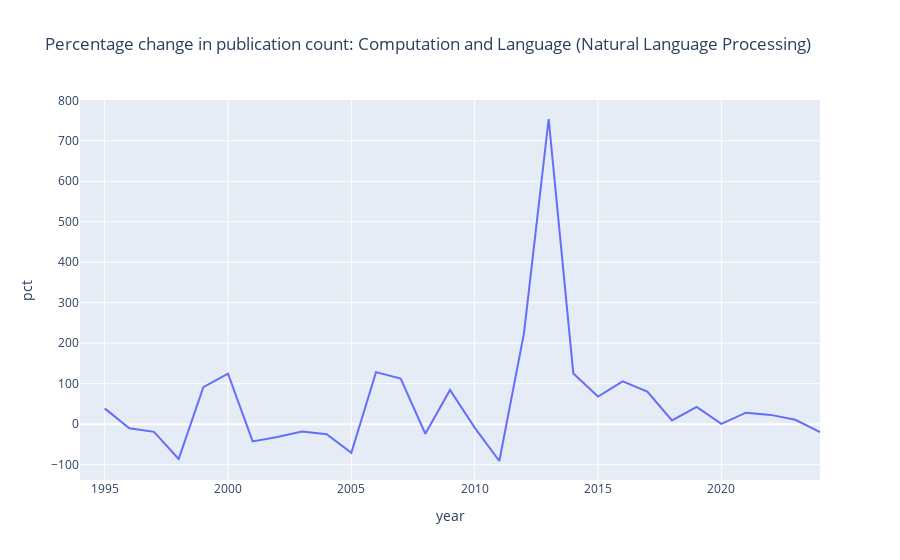

Here is the notebook cell this chart was saved with:
### Code cell
for x in topics:
    fig = px.line(cat_year_num.query("category == @x"), x = "year", y = "pct", color_discrete_sequence=[color_dict[x]], title="Percentage change in publication count: " + x)
    fig.show()

### Figure 1 — Plotly figure (JSON) as saved in the notebook; plotly's stock layout.template omitted (floating-point values rounded to 4 significant figures)
{"data": [{"hovertemplate": "year=%{x}<br>pct=%{y}<extra></extra>", "legendgroup": "", "line": {"color": "#636EFA", "dash": "solid"}, "marker": {"symbol": "circle"}, "mode": "lines", "name": "", "orientation": "v", "showlegend": false, "type": "scatter", "x": [1994, 1995, 1996, 1997, 1998, 1999, 2000, 2001, 2002, 2003, 2004, 2005, 2006, 2007, 2008, 2009, 2010, 2011, 2012, 2013, 2014, 2015, 2016, 2017, 2018, 2019, 2020, 2021, 2022, 2023, 2024], "xaxis": "x", "y": [NaN, 39.13, -10.27, -18.91, -85.89, 91.3, 125.0, -42.42, -31.58, -17.95, -25.0, -70.83, 128.6, 112.5, -23.53, 84.62, -8.333, -90.91, 225.0, 753.8, 125.2, 68.4, 105.9, 80.51, 9.457, 42.91, 0.817, 28.36, 22.98, 10.81, -19.69], "yaxis": "y"}], "layout": {"legend": {"tracegroupgap": 0}, "title": {"text": "Percentage change in publication count: Computation and Language (Natural Language Processing)"}, "xaxis": {"anchor": "y", "domain": [0, 1], "title": {"text": "year"}}, "yaxis": {"anchor": "x", "domain": [0, 1], "title": {"text": "pct"}}}}
